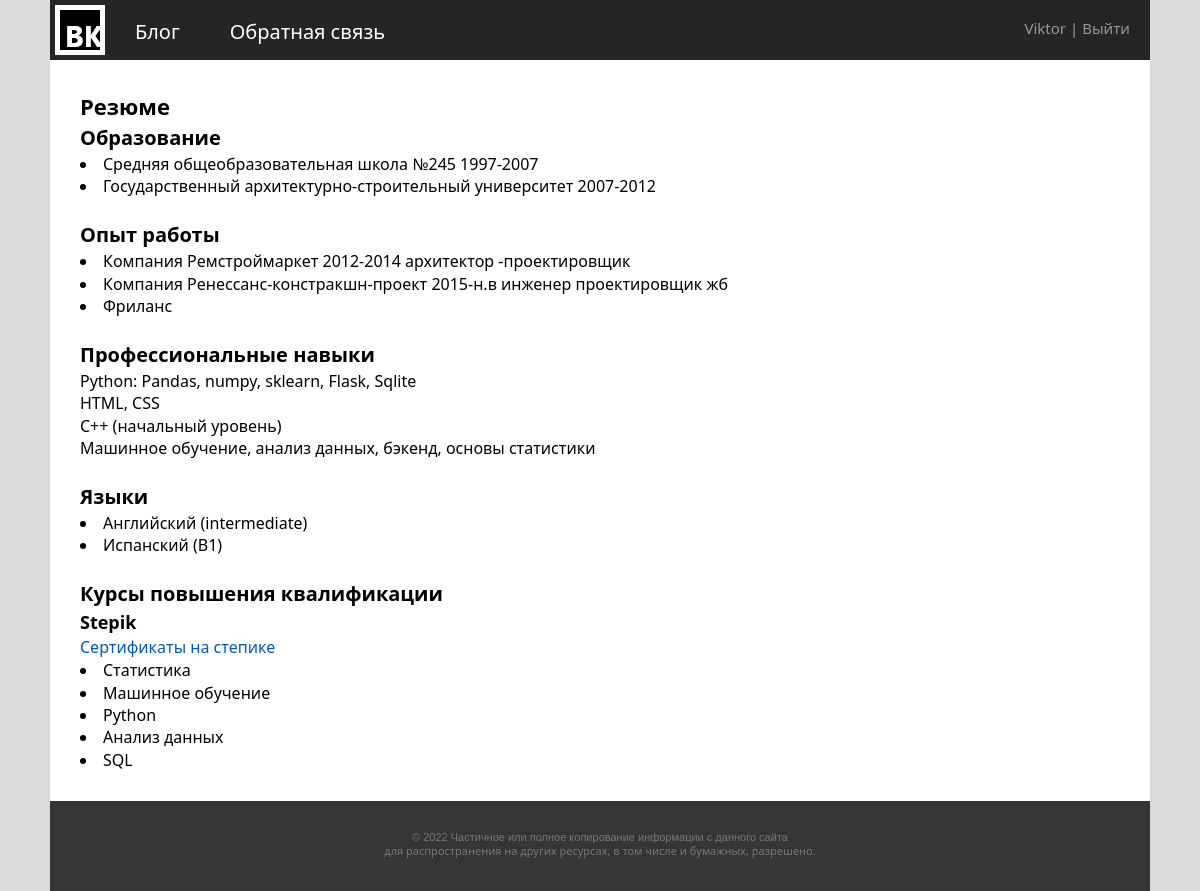
The page / (signed in) on the database its author committed.
### tables this page shows
CREATE TABLE users (
id integer PRIMARY KEY AUTOINCREMENT,
name text NOT NULL,
email text NOT NULL,
psw text NOT NULL,
avatar BLOB DEFAULT NULL,
is_active integer DEFAULT 0,
time integer NOT NULL
);

CREATE TABLE resume (
id integer PRIMARY KEY AUTOINCREMENT,
text text NOT NULL,
time integer NOT NULL
);

### app.py (the view)
@application.route('/')
def index():
    text, time = dbase.getresume()
    return render_template('index.html', title='MyBlog', menu=menu, text=text )

### Fdatabase.py (called while the page is built)
    def getUser(self, user_id):
        try:
            self.__cur.execute(f"SELECT * FROM users WHERE id = {user_id} LIMIT 1")
            res = self.__cur.fetchone()
            if not res:
                print('Пользователь не найден')
                return False
            return res
        except sqlite3.Error as e:
            print("Ошибка чтения из БД getUser " + str(e))
        return False

    def getresume(self):
        try:
            self.__cur.execute(f"SELECT text, time FROM resume LIMIT 1")
            res = self.__cur.fetchone()
            if res:
                return res
        except sqlite3.Error as e:
            print("Ошибка чтения из БД " + str(e))
        return (False, False)

### UserLogin.py (called while the page is built)
    def fromDB(self, user_id, db):
        self.__user = db.getUser(user_id)
        return self

    def getName(self):
        return self.__user['name'] if self.__user else 'Без имени'

### app.py (called while the page is built)
@login_manager.user_loader
def load_user(user_id):
    return UserLogin().fromDB(user_id, dbase)

def connect_db():
    conn = sqlite3.connect(application.config['DATABASE'])
    conn.row_factory = sqlite3.Row
    return conn

def get_db():
    if not hasattr(g, 'link_db'):
        g.link_db = connect_db()
    return g.link_db

@application.before_request
def before_request():
    global dbase
    db = get_db()
    dbase = FDataBase(db)

### templates/index.html (shortened to what this page needs)
{% extends 'base.html' %}
{% block content %}
<div class="article">
<h1> Резюме</h1>
{{text | safe}}
</div>
{% endblock %}

### templates/base.html (shortened to what this page needs)
<!DOCTYPE html>
<html>
    <head>
        <link rel="stylesheet" href="/static/css/style.css">
    </head>
    <body>
        <div class="wrapper">
            <div class="page">
            {% block mainmenu -%}
            <ul class="mainmenu">
                <li class="logo"><a style="height:100%; display:block;" href="{{url_for('index')}}"><div class="logo"></div></a></li>
            {% for m in menu %}
                <li><a href="{{m.url}}">{{m.name}}</a></li>
            {% endfor %}
                {% if current_user.is_authenticated %}
                    <li class="last"><a href="{{url_for('profile')}}"> {{current_user.getName()}}</a> | <a href="{{url_for('logout')}}">Выйти</a></li>
                {% else %}
                    <li class="last"><a href="{{url_for('register')}}">Регистрация</a> | <a href="{{url_for('login')}}">Войти</a></li>
                {% endif %}
            </ul>
            {% endblock mainmenu -%}
            <div class="content">
            {% block content -%}
            {% endblock -%}
            </div>
        </div>
        <div class="footer">
            <p>
                © 2022 Частичное или полное копирование информации с данного сайта
            <p>для распространения на других ресурсах, в том числе и бумажных,  разрешено.
            </p>
        </div>
    </div>
    </body>
</html>

### static/css/style.css (style rules this page uses)
* { margin: 0; padding: 0; font-family: ui-monospace, system-ui, fantasy; }
html, body { background-color:rgb(219, 219, 219); height: 100%; }
a { color: #0059b2; text-decoration: none; }
.wrapper { height: 100%; max-width: 1100px; font-family: Arial, ui-monospace, system-ui, fantasy ; margin: 0 auto; background-color:rgb(255, 255, 255); }
.article { font-family: Fira Sans,sans-serif; margin-top: 15px; font-size: 16px; margin-bottom: 15px; line-height: 1.4 }
.article h1 { font-size: 22px; line-height: 1.5 }
.article h2 { font-size: 20px; line-height: 1.5 }
.article h3 { font-size: 18px; line-height: 1.5 }
.article ul { list-style-position: inside; }
h1 { font-size: 22px; }
h2 { font-size: 18px; }
h2 { font-size: 16px; }
ul.mainmenu { color: rgb(214, 214, 214); list-style: none; background: #252525; height: 60px; margin: 0; padding: 0; font-size: 20px; overflow: auto; }
ul.mainmenu li.logo { background: url('../images/Ico.png') no-repeat 0px 0px; width: 50px; height: 50px; display:block; text-align: left; margin: 5px 0px 5px 5px; overflow: auto; }
ul.mainmenu li { float: left; margin: 18px 20px 0 30px; }
ul.mainmenu li.last { float: right; font-size: 15px; color: rgb(151, 151, 151); }
ul.mainmenu li.last a { color: rgb(151, 151, 151); }
ul.mainmenu li a { color: #ffffff; text-decoration: none; }
.page { min-height: 100%; padding-bottom: 90px; box-sizing: border-box; background: #ffffff; }
.content { margin: 30px; }
.footer { height: 90px; margin-top: -90px; box-sizing: border-box; background: #353535; color: #777; padding: 30px; font-size: 11px; font-family: Verdana, Geneva, Arial, Tahoma, sans-serif; text-align: center; }

### rows shown on the page
users: getName "Viktor"
resume: text "Образование Средняя общеобразовательная школа №245 1997-2007 Государственный архитектурно-строительный университет 2007-2012 Опыт работы Компания Ремстроймаркет 2012-2014 архитектор -проектировщик Компания Ренессанс-констракшн-проект 2015-н.в инженер проектировщик жб Фриланс Профессиональные навыки Python: Pandas, numpy, sklearn, Flask, Sqlite HTML, CSS C++ (начальный уровень) Машинное обучение, анализ данных, бэкенд, основы статистики Языки Английский (intermediate) Испанский (B1) Курсы повышения квалификации Stepik Сертификаты на степике Статистика Машинное обучение Python Анализ данных SQL"

### other values the page prints
{{ m.name }} "Блог" "Обратная связь"
